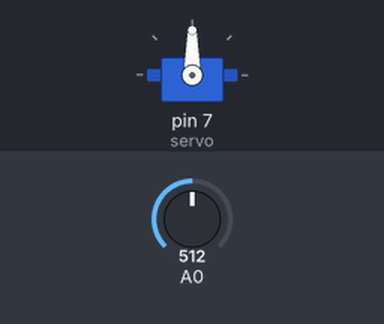
A sketch run on a simulated Arduino Uno, built with avr-gcc and run on an emulated ATmega328P. On the bench: servo. The inputs (shaded band) are chosen by the test bench; at power-on: A0 = 512.

Above: at 1.2 s.
1.3 s: A0 set to 716
At 2.5 s:
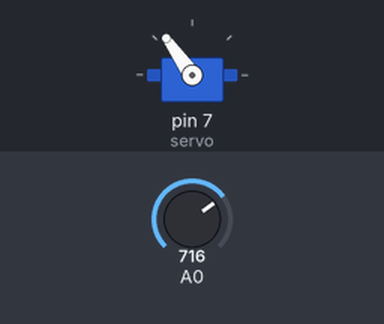
2.8 s: A0 set to 900
At 3.8 s:
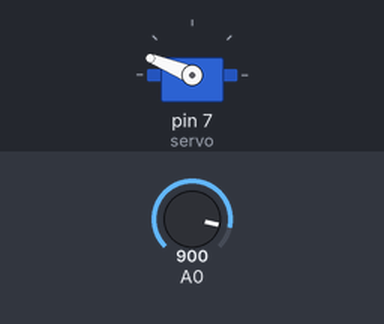
4.3 s: A0 set to 1023
At 4.9 s:
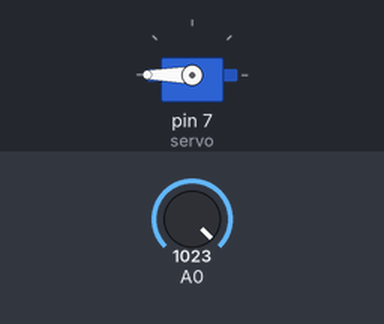
5.8 s: A0 set to 306
At 7.0 s:
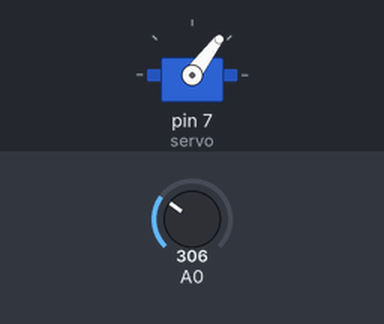
7.3 s: A0 set to 122
At 8.4 s:
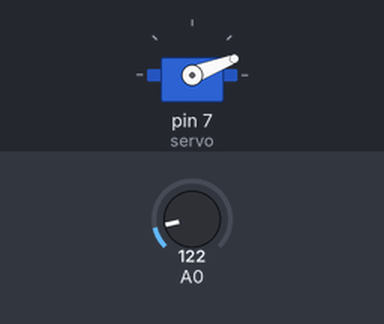
Timing chart, 0 to 9.8 s (numbered marks = the images above; inputs shaded):
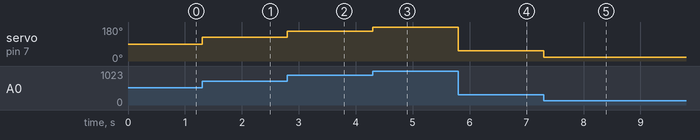

Measured:
- after the input at 1.3 s, servo on pin 7 (servo): 90° → 125° at once
- after the input at 2.8 s, servo on pin 7 (servo): 125° → 158° at once
- after the input at 4.3 s, servo on pin 7 (servo): 158° → 180° at once
- after the input at 5.8 s, servo on pin 7 (servo): 180° → 53° at once
- after the input at 7.3 s, servo on pin 7 (servo): 53° → 21° at once

The sketch:

servo.ino
```cpp
#include <Servo.h>

Servo servo;
int pos = 0;

#define POT_PIN 0

void setup()
{
    servo.attach(7);
}

void loop()
{
    int value = analogRead(0);
    value = map(value, 0, 1023, 0, 180);
    servo.write(value);
}
```
